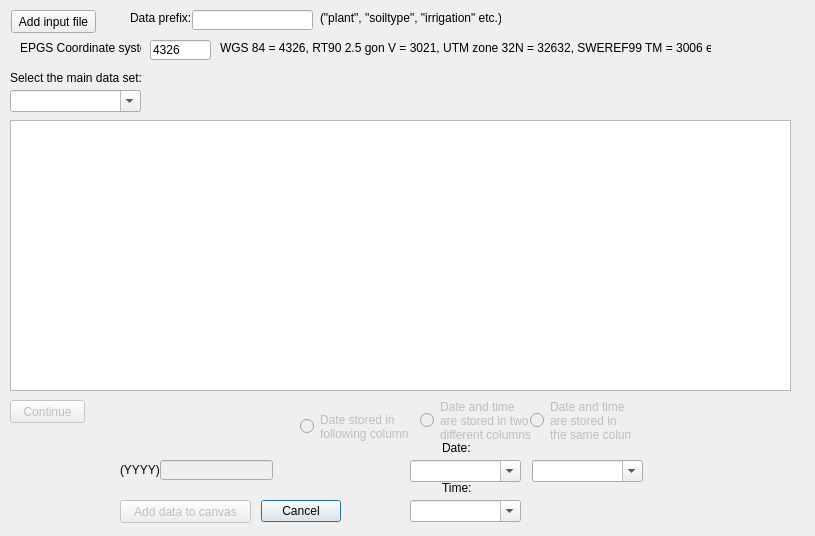
<?xml version="1.0" encoding="UTF-8"?>
<ui version="4.0">
 <class>ImportDBFileDialogBase</class>
 <widget class="QDialog" name="ImportDBFileDialogBase">
  <property name="geometry">
   <rect>
    <x>0</x>
    <y>0</y>
    <width>815</width>
    <height>536</height>
   </rect>
  </property>
  <property name="windowTitle">
   <string>Add indata to the model</string>
  </property>
  <widget class="QDialogButtonBox" name="button_box">
   <property name="geometry">
    <rect>
     <x>110</x>
     <y>500</y>
     <width>231</width>
     <height>23</height>
    </rect>
   </property>
   <property name="orientation">
    <enum>Qt::Horizontal</enum>
   </property>
   <property name="standardButtons">
    <set>QDialogButtonBox::Cancel</set>
   </property>
   <property name="centerButtons">
    <bool>false</bool>
   </property>
  </widget>
  <widget class="QPushButton" name="add_input_file">
   <property name="geometry">
    <rect>
     <x>11</x>
     <y>10</y>
     <width>85</width>
     <height>23</height>
    </rect>
   </property>
   <property name="text">
    <string>Add input file</string>
   </property>
  </widget>
  <widget class="QLabel" name="label">
   <property name="geometry">
    <rect>
     <x>10</x>
     <y>70</y>
     <width>131</width>
     <height>16</height>
    </rect>
   </property>
   <property name="text">
    <string>Select the main data set:</string>
   </property>
  </widget>
  <widget class="QPushButton" name="pButInsertDataIntoDB">
   <property name="enabled">
    <bool>false</bool>
   </property>
   <property name="geometry">
    <rect>
     <x>120</x>
     <y>500</y>
     <width>131</width>
     <height>23</height>
    </rect>
   </property>
   <property name="text">
    <string>Add data to canvas</string>
   </property>
  </widget>
  <widget class="QPushButton" name="pButContinue">
   <property name="enabled">
    <bool>false</bool>
   </property>
   <property name="geometry">
    <rect>
     <x>10</x>
     <y>400</y>
     <width>75</width>
     <height>23</height>
    </rect>
   </property>
   <property name="text">
    <string>Continue</string>
   </property>
  </widget>
  <widget class="QRadioButton" name="RBDateDiffTime">
   <property name="enabled">
    <bool>false</bool>
   </property>
   <property name="geometry">
    <rect>
     <x>420</x>
     <y>400</y>
     <width>111</width>
     <height>41</height>
    </rect>
   </property>
   <property name="text">
    <string>Date and time 
are stored in two 
different columns</string>
   </property>
   <property name="checked">
    <bool>false</bool>
   </property>
  </widget>
  <widget class="QLineEdit" name="year_only">
   <property name="enabled">
    <bool>false</bool>
   </property>
   <property name="geometry">
    <rect>
     <x>160</x>
     <y>460</y>
     <width>113</width>
     <height>20</height>
    </rect>
   </property>
  </widget>
  <widget class="QLabel" name="label_5">
   <property name="geometry">
    <rect>
     <x>120</x>
     <y>460</y>
     <width>41</width>
     <height>20</height>
    </rect>
   </property>
   <property name="text">
    <string>(YYYY)</string>
   </property>
  </widget>
  <widget class="QComboBox" name="ComBDate">
   <property name="geometry">
    <rect>
     <x>410</x>
     <y>460</y>
     <width>111</width>
     <height>22</height>
    </rect>
   </property>
   <property name="editable">
    <bool>true</bool>
   </property>
  </widget>
  <widget class="QComboBox" name="ComBTime">
   <property name="geometry">
    <rect>
     <x>410</x>
     <y>500</y>
     <width>111</width>
     <height>22</height>
    </rect>
   </property>
   <property name="editable">
    <bool>true</bool>
   </property>
  </widget>
  <widget class="QComboBox" name="ComBDateTime">
   <property name="geometry">
    <rect>
     <x>532</x>
     <y>460</y>
     <width>111</width>
     <height>22</height>
    </rect>
   </property>
   <property name="editable">
    <bool>true</bool>
   </property>
  </widget>
  <widget class="QRadioButton" name="RBDateAndTime">
   <property name="enabled">
    <bool>false</bool>
   </property>
   <property name="geometry">
    <rect>
     <x>530</x>
     <y>400</y>
     <width>101</width>
     <height>41</height>
    </rect>
   </property>
   <property name="text">
    <string>Date and time 
are stored in 
the same column</string>
   </property>
   <property name="checked">
    <bool>false</bool>
   </property>
  </widget>
  <widget class="QLabel" name="label_6">
   <property name="geometry">
    <rect>
     <x>442</x>
     <y>440</y>
     <width>31</width>
     <height>16</height>
    </rect>
   </property>
   <property name="text">
    <string>Date:</string>
   </property>
  </widget>
  <widget class="QLabel" name="label_7">
   <property name="geometry">
    <rect>
     <x>442</x>
     <y>480</y>
     <width>31</width>
     <height>16</height>
    </rect>
   </property>
   <property name="text">
    <string>Time:</string>
   </property>
  </widget>
  <widget class="QComboBox" name="ComBMainTable">
   <property name="geometry">
    <rect>
     <x>10</x>
     <y>90</y>
     <width>131</width>
     <height>22</height>
    </rect>
   </property>
   <property name="editable">
    <bool>true</bool>
   </property>
  </widget>
  <widget class="QRadioButton" name="RBDateOnly">
   <property name="enabled">
    <bool>false</bool>
   </property>
   <property name="geometry">
    <rect>
     <x>300</x>
     <y>406</y>
     <width>111</width>
     <height>41</height>
    </rect>
   </property>
   <property name="text">
    <string>Date stored in 
following column</string>
   </property>
   <property name="checked">
    <bool>false</bool>
   </property>
  </widget>
  <widget class="QLineEdit" name="data_prefix">
   <property name="geometry">
    <rect>
     <x>192</x>
     <y>10</y>
     <width>121</width>
     <height>20</height>
    </rect>
   </property>
  </widget>
  <widget class="QLabel" name="label_8">
   <property name="geometry">
    <rect>
     <x>130</x>
     <y>10</y>
     <width>61</width>
     <height>16</height>
    </rect>
   </property>
   <property name="text">
    <string>Data prefix:</string>
   </property>
  </widget>
  <widget class="QLabel" name="label_9">
   <property name="geometry">
    <rect>
     <x>320</x>
     <y>10</y>
     <width>181</width>
     <height>16</height>
    </rect>
   </property>
   <property name="text">
    <string>(&quot;plant&quot;, &quot;soiltype&quot;, &quot;irrigation&quot; etc.)</string>
   </property>
  </widget>
  <widget class="QLabel" name="label_10">
   <property name="geometry">
    <rect>
     <x>20</x>
     <y>40</y>
     <width>121</width>
     <height>16</height>
    </rect>
   </property>
   <property name="text">
    <string>EPGS Coordinate system:</string>
   </property>
  </widget>
  <widget class="QLineEdit" name="EPSG">
   <property name="geometry">
    <rect>
     <x>150</x>
     <y>40</y>
     <width>61</width>
     <height>20</height>
    </rect>
   </property>
   <property name="text">
    <string>4326</string>
   </property>
  </widget>
  <widget class="QLabel" name="label_11">
   <property name="geometry">
    <rect>
     <x>220</x>
     <y>40</y>
     <width>491</width>
     <height>16</height>
    </rect>
   </property>
   <property name="text">
    <string>WGS 84 = 4326, RT90 2.5 gon V = 3021, UTM zone 32N = 32632, SWEREF99 TM = 3006 etc.</string>
   </property>
  </widget>
  <widget class="QTableWidget" name="TWFinalExample">
   <property name="geometry">
    <rect>
     <x>10</x>
     <y>120</y>
     <width>781</width>
     <height>271</height>
    </rect>
   </property>
  </widget>
 </widget>
 <resources/>
 <connections>
  <connection>
   <sender>button_box</sender>
   <signal>accepted()</signal>
   <receiver>ImportDBFileDialogBase</receiver>
   <slot>accept()</slot>
   <hints>
    <hint type="sourcelabel">
     <x>20</x>
     <y>20</y>
    </hint>
    <hint type="destinationlabel">
     <x>20</x>
     <y>20</y>
    </hint>
   </hints>
  </connection>
  <connection>
   <sender>button_box</sender>
   <signal>rejected()</signal>
   <receiver>ImportDBFileDialogBase</receiver>
   <slot>reject()</slot>
   <hints>
    <hint type="sourcelabel">
     <x>20</x>
     <y>20</y>
    </hint>
    <hint type="destinationlabel">
     <x>20</x>
     <y>20</y>
    </hint>
   </hints>
  </connection>
 </connections>
</ui>
